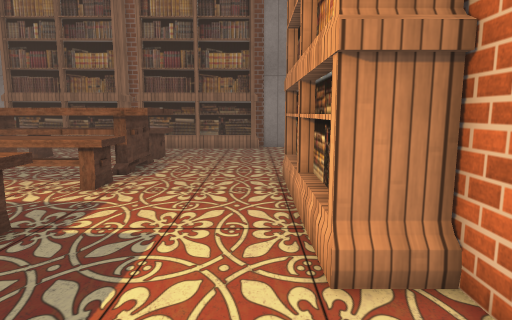
View 1 (above)

17 first-person views from a walk through a Unity game level. The camera is 1.2 m above the floor, tilts 8° down and sees 75° across. The floor is counted in squares, 0.5 m on a side. Each view is taken from the middle of a square. On the plan, view 1 faces up. The plan holds only what a view shows up to about 20 squares ahead; the rest is blank. Some surface patterns are stand-ins.

View 2
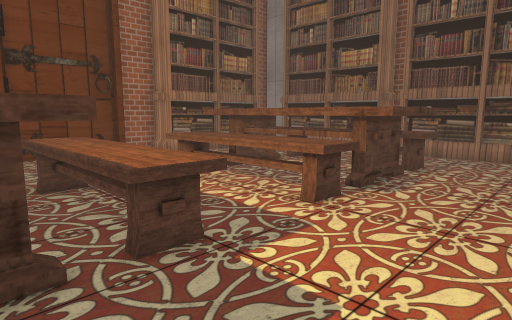

View 3
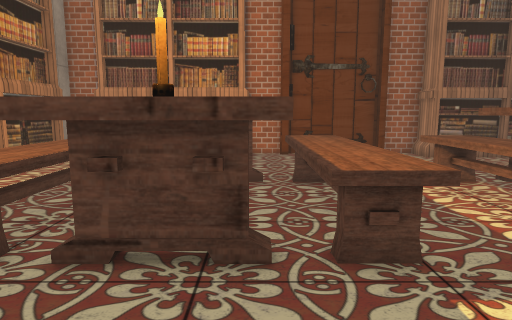

View 4
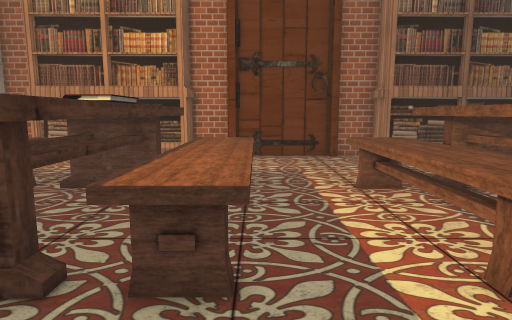

View 5
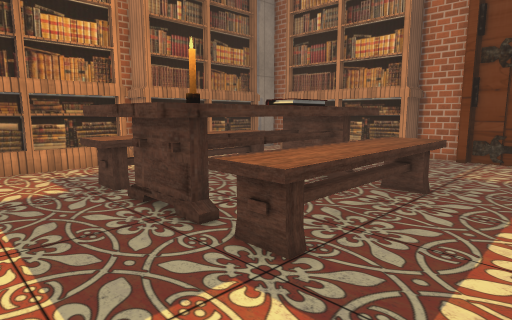

View 6
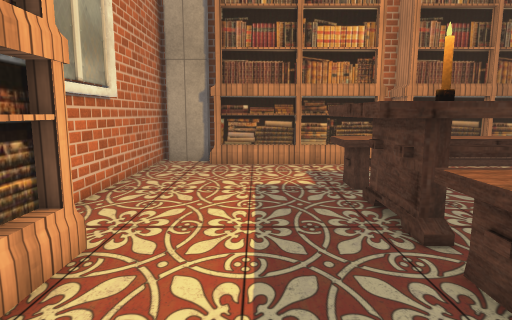

View 7
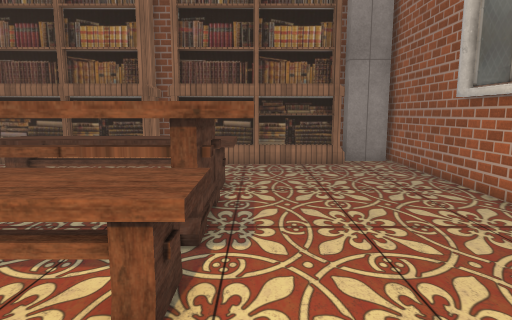

View 8
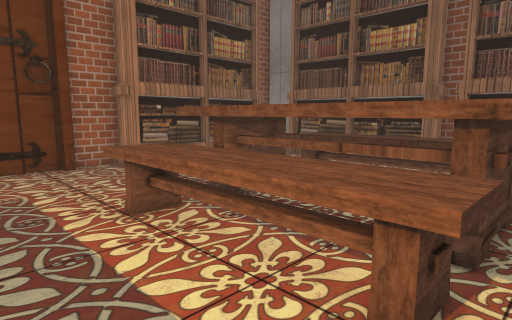

View 9
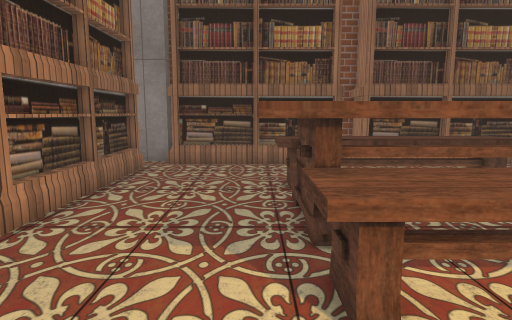

View 10
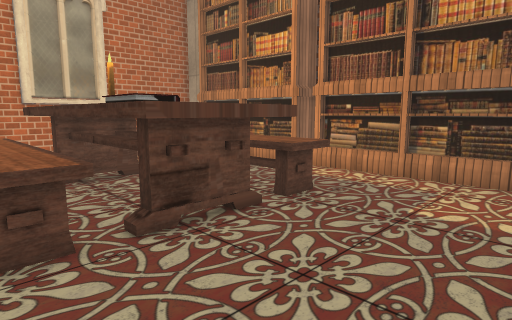

View 11
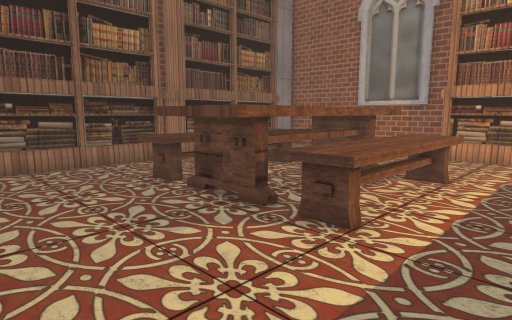

View 12
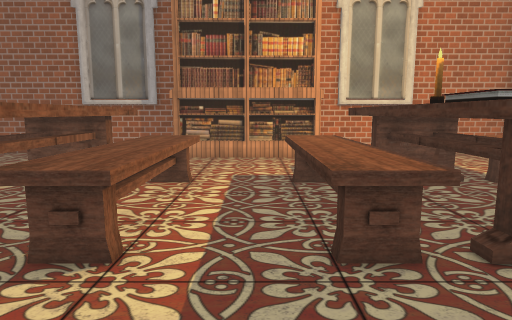

View 13
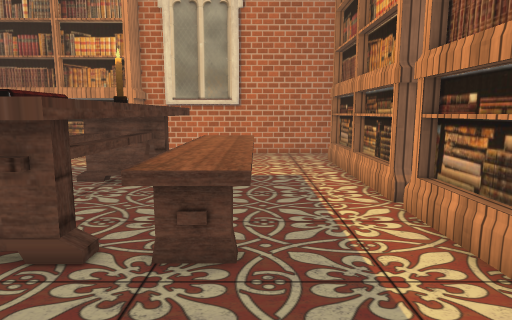

View 14
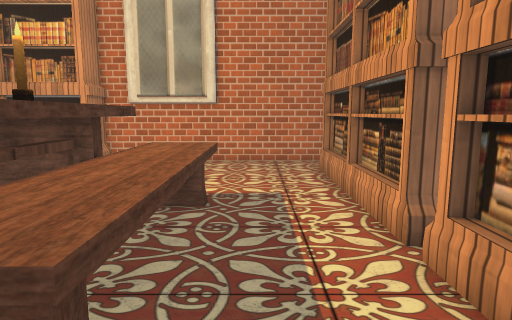

View 15
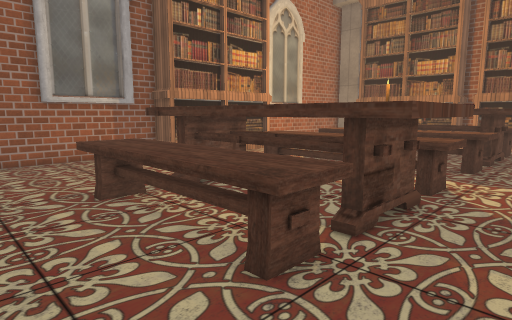

View 16
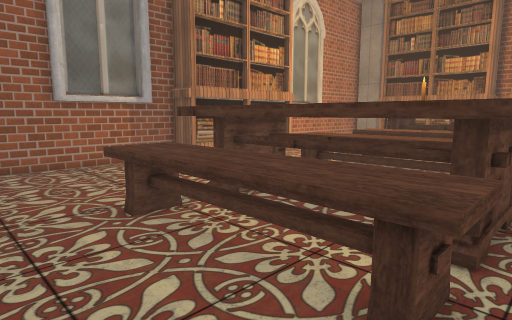

View 17
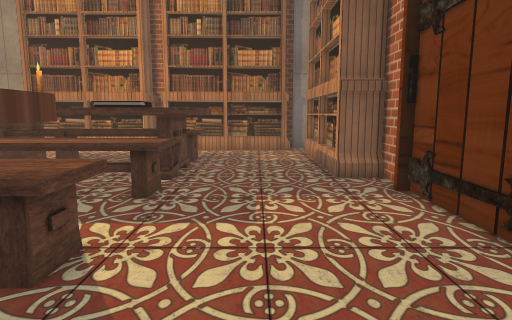

### Floor plan
Key: @ floor where view 1 was taken; # wall or solid block; . floor; B bookshelf; C candle; K books; O other object.
Columns run from 20 left of view 1 to 3 right of it. Each row starts with its distance up from view 1.
 25   ##       ##       ##
 24  ##B       BB        ###
 23    BBBBBBBBBBBBBBBBBB..#
 22   .....................#
 21   B....................#
 20   B....................#
 19   B.....OOOOOOOO.......#
 18   B.....OOOOOOOO.......#
 17   B.....OOOOOOOO.......#
 16   B....OOOOOOOOOO......#
 15   B....OOOOOOOOOO......#
 14 #BB....OOOOOOOOOO..... #
 13 #B.....OOOOOOOOOO.....B#
 12 #.......OOOOOOOO.....BB#
 11 #.......OOOOOOOO.....B
 10 #.......OOOOOOOO.....B
  9 #....................B
  8 #....................B
  7 #.......OOOOOOOO.....B
  6 #.......OOOOOOOO.....B
  5 #.......OOOOOOOO.....BB#
  4 #B.....OOKKKOOOOO.....B#
  3 #BB....OOKKKOOOOO..... #
  2   B....OOKKKOOCOO......#
  1   B....OOOOOOOOOO......#
  0   B.....OOOOOOOO....@..#
 -1   B.....OOOOOOOO.......#
 -2   B.....OOOOOOOO.......#
 -3   B....................#
 -4   B....................#
 -5    ....................#
 -6    BBBBBBBBBBBBBBBBBB..#
 -7            BB       B###
 -8            #        ## #

Positions as (right, up) in squares from view 1, and headings:
1: (0, 0), facing up
2: (0, 3), facing up-left
3: (0, 4), facing left
4: (-1, 7), facing left
5: (-1, 10), facing down-left
6: (-2, 10), facing down
7: (-4, 7), facing up
8: (-4, 7), facing up-left
9: (-13, 7), facing up
10: (-18, 7), facing down-right
11: (-18, 7), facing up-right
12: (-17, 8), facing right
13: (-17, -2), facing right
14: (-14, -3), facing right
15: (-15, 22), facing down-right
16: (-13, 22), facing down-right
17: (-15, 16), facing down
